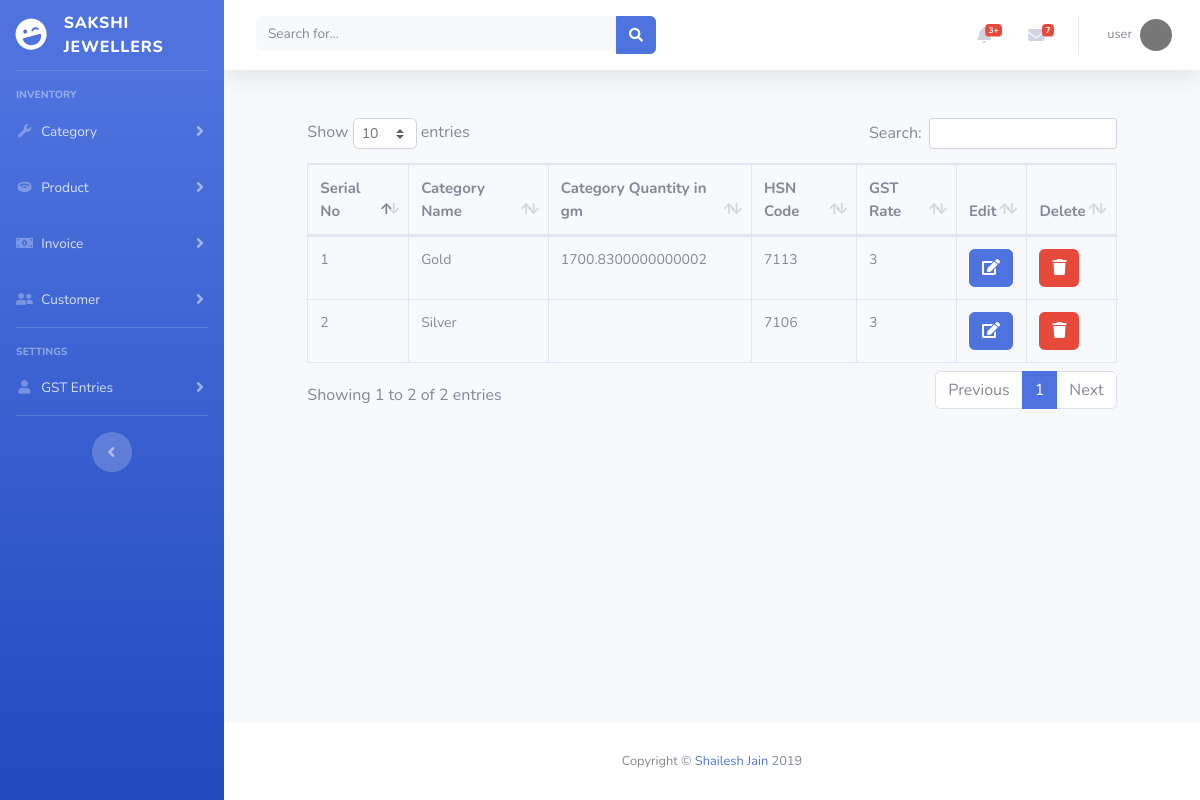
/categories.php, run on the app's committed database.
### tables this page shows
CREATE TABLE `categories` (
  `category_id` int(11) NOT NULL,
  `category_name` varchar(255) NOT NULL,
  `gst_id` int(11) NOT NULL,
  `deleted` int(1) NOT NULL DEFAULT '0',
  `created_at` datetime NOT NULL,
  `updated_at` datetime NOT NULL,
  `deleted_at` datetime NOT NULL,
  `created_by` int(11) NOT NULL,
  `updated_by` int(11) NOT NULL,
  `deleted_by` int(11) NOT NULL
);

CREATE TABLE `gst` (
  `gst_id` int(11) NOT NULL,
  `hsn_code` int(11) NOT NULL,
  `gst_rate` double NOT NULL,
  `wef` date NOT NULL,
  `deleted` int(1) NOT NULL DEFAULT '0',
  `created_at` datetime NOT NULL,
  `deleted_at` datetime NOT NULL,
  `created_by` int(11) NOT NULL,
  `deleted_by` int(11) NOT NULL
);

### categories.php (called while the page is built, shortened)
<?php
require_once ('helpers/static-components.php');

### db/core/CRUD.class.php (called while the page is built, shortened)
<?php
class CRUD
{
    private static $pdo;
    private static $dsn = "mysql:host=".HOST.";dbname=".DB;
    public static function init()
    {
        try
        {
            self::$pdo = new PDO(self::$dsn, USERNAME, PASSWORD);
            self::$pdo->setAttribute(PDO::ATTR_DEFAULT_FETCH_MODE, PDO::FETCH_OBJ);
        }
        catch (PDOException $ex)
        {
             throw $ex;
        }
    }
    public static function query($query, ...$params)
    {
        if(strpos($query, "?") === false){
            $res = self::$pdo->query($query);
            return $res;
        }
        return self::executePreparedStatement($query, ...$params);
    }
}

### db/models/Category.class.php (called while the page is built, shortened)
<?php
class Category extends Table
{
    public static function viewAll(){
        return $rs = CRUD::query("SELECT @sr_no:=@sr_no+1 as serial_no, categories.category_id, categories.category_name, gst.gst_rate, gst.hsn_code, SUM(products.product_quantity) as total_quantity FROM (SELECT * FROM categories WHERE categories.deleted = 0) as categories LEFT JOIN gst ON categories.gst_id = gst.gst_id LEFT JOIN products ON products.category_id = categories.category_id AND products.deleted = 0 INNER JOIN (SELECT @sr_no:= 0) AS a GROUP BY categories.category_id");
    }
}

### includes/pages/categories/view-all-categories.php (the view, shortened to what this page needs)
<?php
$rs = Category::viewAll();
$column_names_as = array(
    "serial_no" => "Serial No",
    "category_name" => "Category Name",
    "total_quantity" => "Category Quantity in gm",
    "hsn_code" => "HSN Code",
    "gst_rate" => "GST Rate"
);
require_once 'includes/pages/categories/delete-category.php';
?>
    <div class="row">
        <div class="offset-1 col-md-10">
            <div class="table-responsive">
                <table class="tables table table-bordered">
                    <thead>
                    <tr>
                        <?php
                        foreach ($column_names_as as $column_name_as) {
                            echo "<th>{$column_name_as}</th>";
                        }
                        ?>
                        <th>Edit</th>
                        <th>Delete</th>
                    </tr>
                    </thead>
                    <tbody>
                    <?php
                    $column_names = array_keys($column_names_as);
                    while($row = $rs->fetch(PDO::FETCH_ASSOC)) {
                        echo "<tr>";
                        foreach ($column_names as $column_name) {
                            echo "<td>$row[$column_name]</td>";
                        }
                        echo "<td><a class='btn btn-primary text-white' href='categories.php?src=edit-category&id={$row["category_id"]}' data-toggle='tooltip' data-html='true' title='Edit this product'><i class='fa fa-edit'></i></a></td>";
                        echo "<td><a class='btn btn-danger text-white delete' data-toggle='modal' data-target='#deleteModal' data-html='true' title='Delete this Category' data-delete='categories.php?src=delete-category&id={$row["category_id"]}'><i class='fa fa-trash'></i></a></td>";
                        echo "</tr>";
                    }
                    ?>
                    </tbody>
                </table>
            </div>
        </div>
    </div>

### data on the page
categories: column_name "1", category_name "Gold", column_name "1700.8300000000002", gst.hsn_code "7113", gst.gst_rate "3"
categories: column_name "2", category_name "Silver", gst.hsn_code "7106", gst.gst_rate "3"

### other printed values
$user_name "user"
$column_name_as "Serial No"
$column_name_as "Category Name"
$column_name_as "Category Quantity in gm"
$column_name_as "HSN Code"
$column_name_as "GST Rate"
